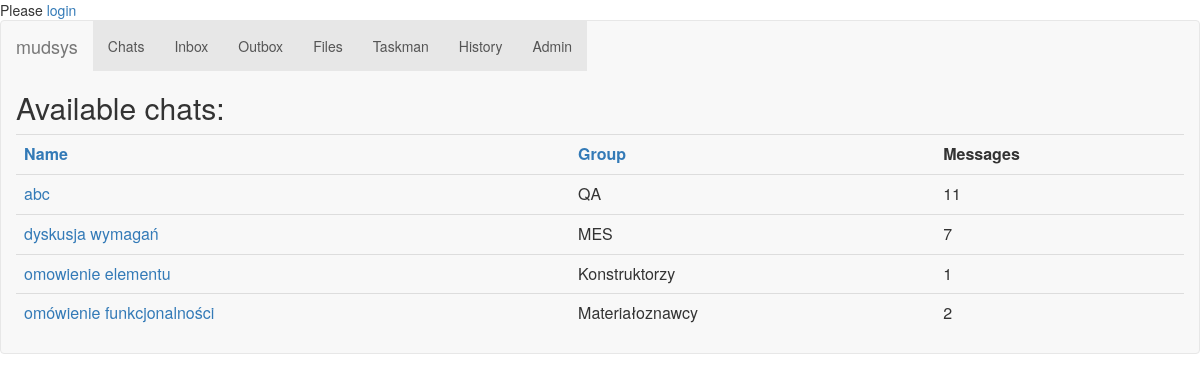
The app's page /chats/ with its own data.
### chat/models.py (models this page shows, shortened)
class ChatRoom(models.Model):
	name = models.CharField(max_length=200)
	group = models.ForeignKey(Group)

### chat/views.py (the view)
def index(request):
	chat_rooms = ChatRoom.objects.order_by('name')
	context = {
		'chat_list': chat_rooms,
	}
	return render(request,'chats/index.html', context)

### chat/templates/chats/index.html
{% extends "base.html" %}
{% block content %}
<h2>Available chats:</h2>
{% if chat_list %}
<table class="table">
	<tr>
		<th><a id="" href="{% url 'chat:index' %}">Name</a></th>
		<th><a id="" href="{% url 'chat:indexByGroup' %}">Group</a></th>
		<th>Messages</th>
	</tr>
	{% for chat in chat_list %}
	<tr>
		<td><a id="" href="{% url 'chat:chat_room' chat.id %}"> {{ chat.name }}</a></td>
		<td>{{ chat.group.name }}</td>
		<td>{{ chat.message_set.count }}</td>
	</tr>
	{% endfor %}
</table>
{% else %}
No chats are available.
{% endif %}
{% endblock %}

### records on screen
ChatRoom: name "abc", group.name "QA", message_set.count "11"
ChatRoom: name "dyskusja wymagań", group.name "MES", message_set.count "7"
ChatRoom: name "omowienie elementu", group.name "Konstruktorzy", message_set.count "1"
ChatRoom: name "omówienie funkcjonalności", group.name "Materiałoznawcy", message_set.count "2"
